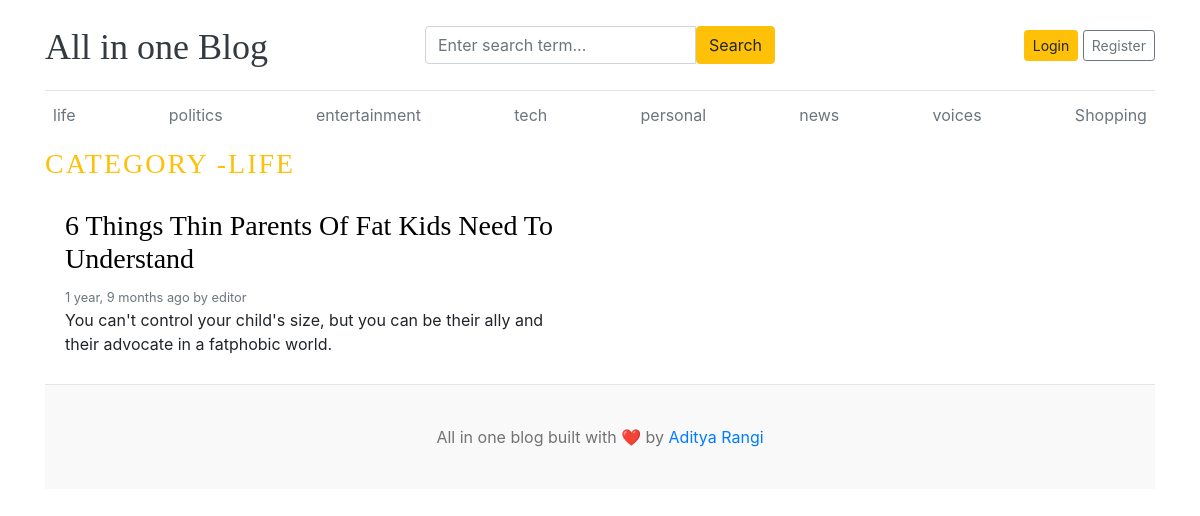
The page /blog/1 on the database its author committed.
### blog_app/models.py (models this page shows, shortened)
class TimeStampedModel(models.Model):
    created_at = models.DateTimeField(auto_now_add=True)
    updated_at = models.DateTimeField(auto_now=True)
    class Meta:
        abstract = True

class Category(TimeStampedModel):
    name = models.CharField(max_length=50, unique=True)
    class Meta:
        verbose_name_plural = "categories"
    def __str__(self):
        return self.name

class Blog(TimeStampedModel):
    title = models.CharField(max_length=500)
    slug = models.SlugField(max_length=500, unique=True)
    category = models.ForeignKey(
        Category, on_delete=models.CASCADE, related_name="blogs"
    )
    author = models.ForeignKey(User, on_delete=models.CASCADE)
    featured_image = models.ImageField(upload_to="uploads/%Y/%m/%d")
    short_description = models.TextField(max_length=2000)
    blog_body = models.TextField(max_length=5000)
    status = models.CharField(max_length=20, choices=STATUS_CHOICE, default="Draft")
    is_featured = models.BooleanField(default=False)

### blog_app/views.py (the view)
# urls.py: path("<int:id>", PostsByCategory.as_view(), name="post_by_category"),
class PostsByCategory(View):
    def get(self, request, id):
        try:
            blogs = Blog.objects.filter(status="Published", category_id=id).order_by(
                "-updated_at"
            )
            category = blogs[0].category if blogs else Category.objects.get(id=id)
        except Exception:
            return redirect("home")
        return render(
            request,
            "category_post.html",
            context={"category": category, "blogs": blogs},
        )

### blog_app/context_processors.py (called while the page is built)
def get_categories(request):
    categories = Category.objects.all()
    social_apps = SocialLink.objects.all()
    return dict(
        tags=categories, social_apps=social_apps
    )  # This function only return the dictionary

### templates/category_post.html
{% extends 'base.html' %}
{% load static %}
{% block body_block %}
<h3 class="text-uppercase text-warning" style="letter-spacing: 2px;">category -{{category}}</h3>
  <main role="main" class="container p-0">
    <div class="row mb-2">
      {% for post in blogs %}
      <div class="col-md-6">
        <div class="card border-0" >
          <div class="card-body">
            <h3><a href="{% url 'post_by_slug' post.slug %}" style="color:black">{{post.title}}</a></h3>
            <small class="mb-1 text-muted">{{post.created_at | timesince}} ago by {{post.author}}</small>
            <p class="card-text">{{post.short_description | truncatewords:20}}</p>
          </div>
        </div>
      </div>
      {% endfor %}
    </div>
  </main>
{% endblock %}

### templates/base.html (shortened to what this page needs)
{% load static %}
<!DOCTYPE html>
<html lang="en">
<head>
    <link href="https://getbootstrap.com/docs/4.0/dist/css/bootstrap.min.css" rel="stylesheet">
    <link href="{% static 'css/blog.css' %}" rel="stylesheet">
    <link rel="stylesheet" href="https://cdnjs.cloudflare.com/ajax/libs/font-awesome/4.7.0/css/font-awesome.min.css">
  </head>
<body>
    <div class="container">
        <header class="blog-header py-3">
          <div class="row flex-nowrap justify-content-between align-items-center">
            <div class="col-4 pt-1">
              <a class="blog-header-logo text-dark" href="/">All in one Blog</a>
            </div>
            <div class="col-4">
              <form action="{% url 'search_category' %}" method="GET">
                <div class="input-group">
                  <input class="form-control" name="keyword" type="text" placeholder="Enter search term..." aria-label="Enter search term..." aria-describedby="button-search" />
                  <button class="btn btn-warning" id="button-search" type="submit">Search</button>
              </div>
              </form>
            </div>
            <div class="col-4 d-flex justify-content-end align-items-center">
              {% if not user.is_authenticated %}
                <a class="btn btn-sm btn-warning" href="{% url 'login_user' %}">Login</a> &nbsp;
                <a class="btn btn-sm btn-outline-secondary" href="{% url 'register_user' %}">Register</a>
              {% else %}
            <a class="btn btn-sm btn-warning" href="{% url 'dashboard' %}">Dashboard </a>&nbsp;
              &emsp;
              <a class="btn btn-sm btn-warning" href="{% url 'logout_user' %}">Logout</a> &nbsp;
              {% endif %}
            </div>
          </div>
        </header>
        <div class="nav-scroller py-1 mb-2">
          <nav class="nav d-flex justify-content-between">
            {% for tag in tags %}
                <a class="p-2 text-muted" href="{% url 'post_by_category' tag.id %}">{{tag}}</a>
            {% endfor%}
          </nav>
        </div>
    {% block body_block %}{% endblock %}
<footer class="blog-footer mt-2">
    <p>All in one blog built with ❤️ by <a href="#">Aditya Rangi</a></p>
</footer>
</body>
</html>

### all_in_one_blog/static/css/blog.css (style rules this page uses)
.blog-header { border-bottom: 1px solid #e5e5e5; }
.blog-header-logo { font-family: "Playfair Display", Georgia, "Times New Roman", serif; font-size: 2.25rem; }
h1, h2, h3, h4, h5, h6 { font-family: "Playfair Display", Georgia, "Times New Roman", serif; }
.blog-footer { padding: 2.5rem 0; color: #727272; text-align: center; background-color: #f9f9f9; border-top: .05rem solid #e5e5e5; }
.blog-footer p:last-child { margin-bottom: 0; }

### rows shown on the page
Category: name "life", name "LIFE"
Category: name "politics"
Category: name "entertainment"
Category: name "tech"
Category: name "personal"
Category: name "news"
Category: name "voices"
Category: name "Shopping"
Blog: title "6 Things Thin Parents Of Fat Kids Need To Understand", created_at "1 year, 9 months", author "editor", short_description "You can't control your child's size, but you can be their ally and their advocate in a fatphobic world."
